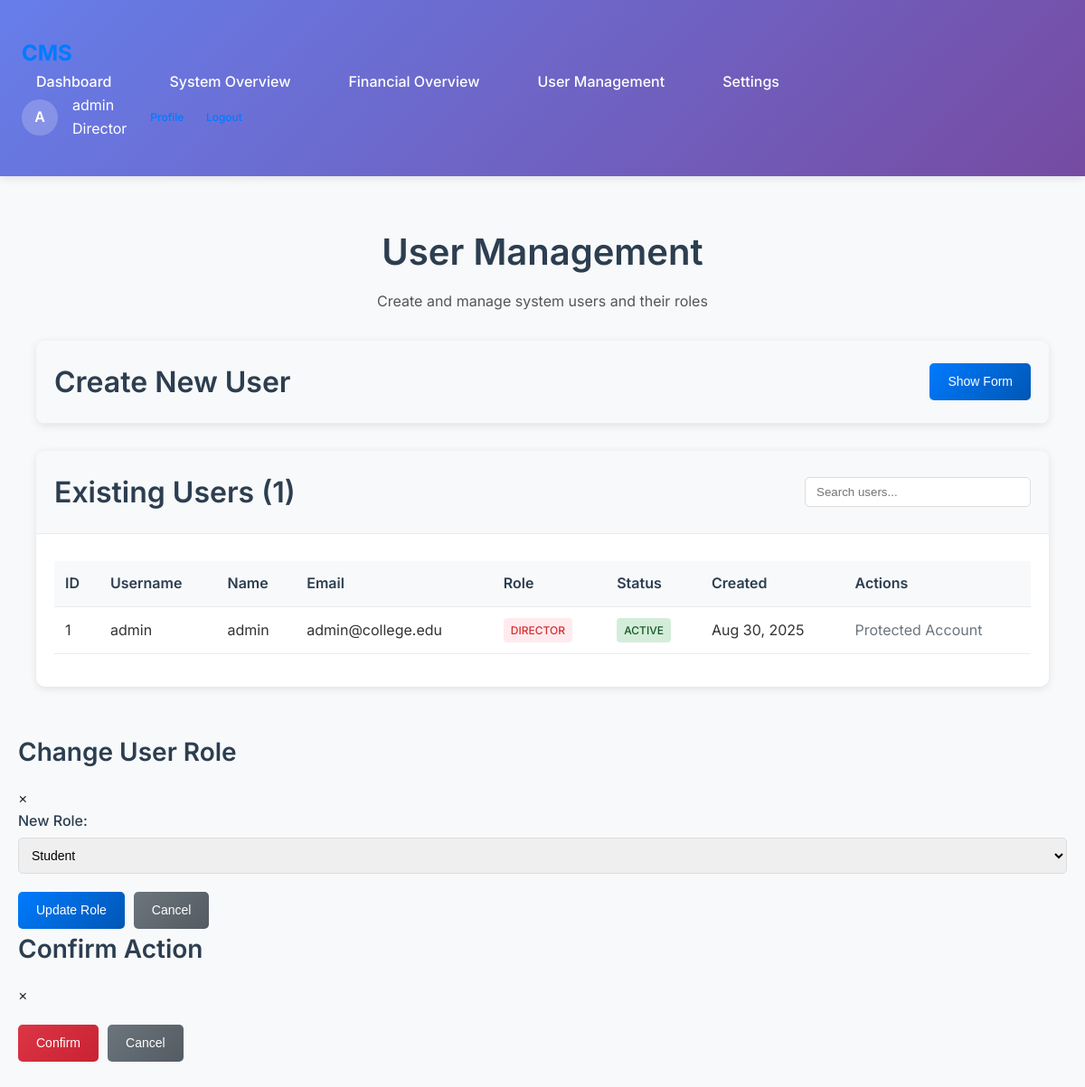
Screenshot of /director/user_management.php (signed in) with the database file from the repository.
### tables this page shows
CREATE TABLE `users` (
  `id` int NOT NULL AUTO_INCREMENT,
  `username` varchar(50) NOT NULL,
  `email` varchar(100) NOT NULL,
  `password` varchar(255) NOT NULL,
  `role` enum('student','teacher','headteacher','registrar','accounts','reception','hr','hostel','director') NOT NULL,
  `status` enum('active','inactive','suspended') DEFAULT 'active',
  `last_login` timestamp NULL DEFAULT NULL,
  `login_attempts` tinyint DEFAULT 0,
  `locked_until` timestamp NULL DEFAULT NULL,
  `created_at` timestamp NOT NULL DEFAULT CURRENT_TIMESTAMP,
  `updated_at` timestamp NOT NULL DEFAULT CURRENT_TIMESTAMP ON UPDATE CURRENT_TIMESTAMP,
  PRIMARY KEY (`id`),
  UNIQUE KEY `username` (`username`),
  UNIQUE KEY `email` (`email`),
  KEY `idx_role_status` (`role`, `status`),
  KEY `idx_last_login` (`last_login`)
);

### db.php (called while the page is built, shortened)
<?php
try {
    $mysqli = new mysqli(DB_HOST, DB_USER, DB_PASS, DB_NAME, DB_PORT);
    $mysqli->set_charset(DB_CHARSET);
    $mysqli->query("SET sql_mode = 'STRICT_TRANS_TABLES,NO_ZERO_DATE,NO_ZERO_IN_DATE,ERROR_FOR_DIVISION_BY_ZERO'");
    function executeQuery($sql, $params = []) {
        global $mysqli;
        $stmt = $mysqli->prepare($sql);
        if (!$stmt->execute()) {
            throw new Exception("Execute failed: " . $stmt->error);
        }
        return $stmt;
    }
    function fetchAll($sql, $params = []) {
        try {
            $stmt = executeQuery($sql, $params);
            $result = $stmt->get_result();
            return $result ? $result->fetch_all(MYSQLI_ASSOC) : [];
        } catch (Exception $e) {
            error_log("fetchAll error: " . $e->getMessage());
            return [];
        }
    }
} catch (Exception $e) {
    error_log("Database connection error: " . $e->getMessage());
    die("Database connection failed. Please check your MySQL configuration and ensure the database server is running.");
}
?>

### director/user_management.php (the view, shortened to what this page needs)
<?php
require_once __DIR__ . '/../header.php';
$users = fetchAll("
    SELECT u.*,
           CASE
               WHEN u.role = 'student' THEN s.first_name
               WHEN u.role = 'teacher' THEN t.first_name
               ELSE u.username
           END as first_name,
           CASE
               WHEN u.role = 'student' THEN s.last_name
               WHEN u.role = 'teacher' THEN t.last_name
               ELSE ''
           END as last_name
    FROM users u
    LEFT JOIN students s ON u.id = s.user_id AND u.role = 'student'
    LEFT JOIN teachers t ON u.id = t.user_id AND u.role = 'teacher'
    ORDER BY u.created_at DESC
");
$available_roles = [
    'student' => 'Student',
    'teacher' => 'Teacher',
    'headteacher' => 'Head Teacher',
    'registrar' => 'Registrar',
    'accounts' => 'Accounts Officer',
    'reception' => 'Reception',
    'hr' => 'Human Resources',
    'hostel' => 'Hostel Manager',
    'director' => 'Director'
];
?>
<div class="dashboard-container">
    <div class="dashboard-header">
        <h1>User Management</h1>
        <p>Create and manage system users and their roles</p>
    </div>
    <div class="section-card">
        <div class="section-header">
            <h2>Create New User</h2>
            <button class="btn btn-primary" onclick="toggleSection('create-user-form')">
                <span id="create-toggle-text">Show Form</span>
            </button>
        </div>
    </div>
    <div class="section-card">
        <div class="section-header">
            <h2>Existing Users (<?php echo count($users); ?>)</h2>
            <div class="search-box">
                <input type="text" id="user-search" placeholder="Search users..." onkeyup="filterUsers()">
            </div>
        </div>
        <div class="table-responsive">
            <table class="users-table" id="users-table">
                <thead>
                    <tr>
                        <th>ID</th>
                        <th>Username</th>
                        <th>Name</th>
                        <th>Email</th>
                        <th>Role</th>
                        <th>Status</th>
                        <th>Created</th>
                        <th>Actions</th>
                    </tr>
                </thead>
                <tbody>
                    <?php foreach ($users as $user_item): ?>
                    <tr class="user-row" data-user-id="<?php echo $user_item['id']; ?>">
                        <td><?php echo $user_item['id']; ?></td>
                        <td class="username"><?php echo htmlspecialchars($user_item['username']); ?></td>
                        <td class="name">
                            <?php
                            $full_name = trim($user_item['first_name'] . ' ' . $user_item['last_name']);
                            echo htmlspecialchars($full_name ?: 'N/A');
                            ?>
                        </td>
                        <td class="email"><?php echo htmlspecialchars($user_item['email']); ?></td>
                        <td>
                            <span class="role-badge role-<?php echo $user_item['role']; ?>">
                                <?php echo $available_roles[$user_item['role']] ?? $user_item['role']; ?>
                            </span>
                        </td>
                        <td>
                            <span class="status-badge status-<?php echo $user_item['status']; ?>">
                                <?php echo ucfirst($user_item['status']); ?>
                            </span>
                        </td>
                        <td><?php echo date('M j, Y', strtotime($user_item['created_at'])); ?></td>
                        <td class="actions">
                            <div class="action-buttons">
                                <?php if ($user_item['role'] !== 'director'): ?>
                                    <button class="btn btn-sm btn-secondary"
                                            onclick="showRoleModal(<?php echo $user_item['id']; ?>, '<?php echo $user_item['role']; ?>')">
                                        Change Role
                                    </button>
                                    <?php if ($user_item['status'] === 'active'): ?>
                                        <button class="btn btn-sm btn-warning"
                                                onclick="confirmAction('deactivate', <?php echo $user_item['id']; ?>, '<?php echo htmlspecialchars($user_item['username']); ?>')">
                                            Deactivate
                                        </button>
                                    <?php else: ?>
                                        <button class="btn btn-sm btn-success"
                                                onclick="confirmAction('activate', <?php echo $user_item['id']; ?>, '<?php echo htmlspecialchars($user_item['username']); ?>')">
                                            Activate
                                        </button>
                                    <?php endif; ?>
                                    <button class="btn btn-sm btn-danger"
                                            onclick="confirmAction('reset_password', <?php echo $user_item['id']; ?>, '<?php echo htmlspecialchars($user_item['username']); ?>')">
                                        Reset Password
                                    </button>
                                <?php else: ?>
                                    <span class="text-muted">Protected Account</span>
                                <?php endif; ?>
                            </div>
                        </td>
                    </tr>
                    <?php endforeach; ?>
                </tbody>
            </table>
        </div>
    </div>
</div>
<div id="role-modal" class="modal">
    <div class="modal-content">
        <div class="modal-header">
            <h3>Change User Role</h3>
            <span class="close" onclick="closeModal('role-modal')">&times;</span>
        </div>
        <div class="modal-body">
            <form method="POST" id="role-form">
                <div class="form-group">
                    <label for="new_role">New Role:</label>
                    <select name="new_role" id="new_role" required>
                        <?php foreach ($available_roles as $role_key => $role_name): ?>
                            <option value="<?php echo $role_key; ?>"><?php echo $role_name; ?></option>
                        <?php endforeach; ?>
                    </select>
                </div>
                <div class="form-actions">
                    <button type="submit" class="btn btn-primary">Update Role</button>
                    <button type="button" class="btn btn-secondary" onclick="closeModal('role-modal')">Cancel</button>
                </div>
            </form>
        </div>
    </div>
</div>
<div id="confirm-modal" class="modal">
    <div class="modal-content">
        <div class="modal-header">
            <h3 id="confirm-title">Confirm Action</h3>
            <span class="close" onclick="closeModal('confirm-modal')">&times;</span>
        </div>
        <div class="modal-body">
            <form method="POST" id="confirm-form">
                <div class="form-actions">
                    <button type="submit" class="btn btn-danger" id="confirm-button">Confirm</button>
                    <button type="button" class="btn btn-secondary" onclick="closeModal('confirm-modal')">Cancel</button>
                </div>
            </form>
        </div>
    </div>
</div>

### rows the page displays
users: id "1", username "admin", full_name "admin", email "admin@college.edu", role "DIRECTOR", status "ACTIVE", created_at "Aug 30, 2025", shows "Protected Account"

### other values shown
$item['label'] "Dashboard"
$item['label'] "System Overview"
$item['label'] "Financial Overview"
$item['label'] "User Management"
$item['label'] "Settings"
substr($current_user['first_name'] ?: $current_user['username'], 0, 1) "A"
$current_user['first_name'] . ' ' . $current_user['last_name'] "admin"
$current_user['role'] "Director"
count($users) "1"
form field new_role "Student"
